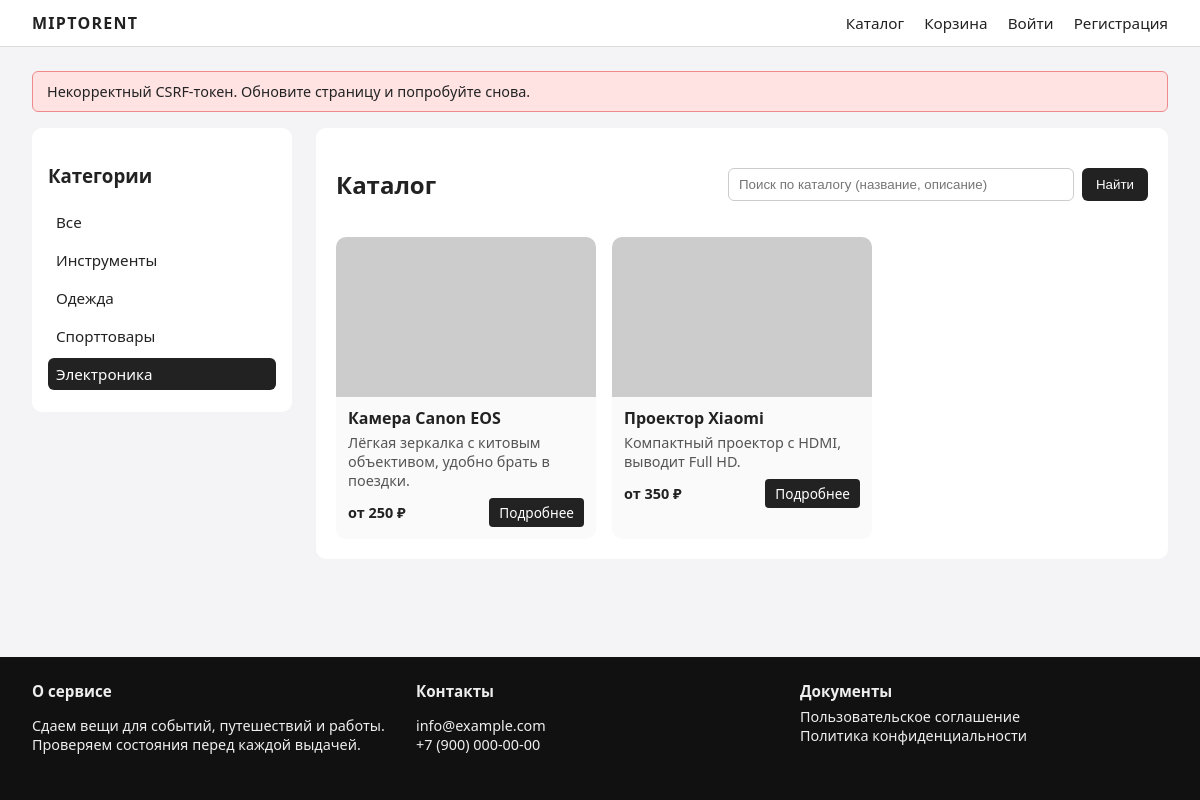
Page /catalog?category=1 (signed in) on the committed database.
### app/models.py (models this page shows)
class Category(Base):
    __tablename__ = "category"
    id = Column(Integer, primary_key=True)
    name = Column(String(120), unique=True, nullable=False)
    items = relationship("Item", backref="category", lazy="joined")

class Item(Base):
    __tablename__ = "item"
    id = Column(Integer, primary_key=True)
    name = Column(String(255), nullable=False)
    price_per_hour = Column(Integer, nullable=False, default=0)
    price_per_3h = Column(Integer, nullable=False, default=0)
    price_per_day = Column(Integer, nullable=False, default=0)
    price_per_week = Column(Integer, nullable=False, default=0)
    short_description = Column(Text, nullable=False)
    description = Column(Text, nullable=False)
    category_id = Column(Integer, ForeignKey("category.id"), nullable=False)
    images = relationship("ItemImage", backref="item", lazy="joined")
    orders = relationship("Order", backref="item", lazy="joined")

### app/routes/public.py (the view)
@router.get("/catalog", name="index")
async def index(request: Request, q: str = "", category: str = "", db: Session = Depends(get_db)):
    user = get_current_user(request, db)
    q_norm = q.strip().lower()
    categories = db.query(Category).order_by(Category.name).all()
    items_query = db.query(Item)
    if category:
        items_query = items_query.filter(Item.category_id == int(category))
    if q_norm:
        words = [w for w in q_norm.split() if w]
        for w in words:
            like = f"%{w}%"
            items_query = items_query.filter(
                or_(
                    Item.name.ilike(like),
                    Item.short_description.ilike(like),
                    Item.description.ilike(like),
                )
            )
    items = items_query.all()
    return await render(
        request,
        "index.html",
        {
            "request": request,
            "items": items,
            "q": q_norm,
            "category_id": int(category) if category else None,
            "categories": categories,
            "current_user": user,
        },
    )

### templates/index.html (shortened to what this page needs)
{% extends "base.html" %}
{% block content %}
<div class="layout-two-columns">
    <aside class="sidebar">
        <h3>Категории</h3>
        <ul class="category-list">
            <li>
                <a href="{{ request.url_for('index') }}" class="{{ '' if category_id else 'active' }}">Все</a>
            </li>
            {% for c in categories %}
                <li>
                    <a href="{{ request.url_for('index') ~ '?category=' ~ c.id }}" class="{{ 'active' if category_id == c.id else '' }}">{{ c.name }}</a>
                </li>
            {% endfor %}
        </ul>
    </aside>
    <section class="catalog-area">
        <div class="catalog-header">
            <h1>Каталог</h1>
            <form method="get" action="{{ request.url_for('index') }}" class="search-form">
                <input type="text" name="q" placeholder="Поиск по каталогу (название, описание)" value="{{ q }}">
                <button type="submit">Найти</button>
            </form>
        </div>
        {% if items %}
            <div class="catalog-grid">
                {% for item in items %}
                    <article class="catalog-card">
                        <a href="{{ request.url_for('item_detail', item_id=item.id) }}" class="card-image">
                            <img src="{{ item.images[0].url if item.images else 'https://placehold.co/600x400?text=Нет+фото' }}" alt="{{ item.name }}">
                        </a>
                        <div class="card-body">
                            <h2 class="card-title">
                                <a href="{{ request.url_for('item_detail', item_id=item.id) }}">{{ item.name }}</a>
                            </h2>
                            <p class="card-text">{{ item.short_description }}</p>
                            <div class="card-meta">
                                {% set tier_prices = [item.price_per_hour, item.price_per_3h, item.price_per_day, item.price_per_week] | select('gt', 0) | list %}
                                {% set min_price = tier_prices|min if tier_prices else 0 %}
                                <span class="price">
                                    {% if tier_prices %}от {{ min_price }} ₽{% else %}Цена не указана{% endif %}
                                </span>
                                <a href="{{ request.url_for('item_detail', item_id=item.id) }}" class="btn-small">Подробнее</a>
                            </div>
                        </div>
                    </article>
                {% endfor %}
            </div>
        {% else %}
            <p>Ничего не найдено. Попробуйте изменить запрос или выбрать другую категорию.</p>
        {% endif %}
    </section>
</div>
{% endblock %}

### static/css/style.css (style rules this page uses)
* { box-sizing: border-box; }
html, body { height: 100%; }
body { margin: 0; font-family: system-ui, -apple-system, BlinkMacSystemFont, "Segoe UI", sans-serif; background: #f4f4f6; color: #222; display: flex; flex-direction: column; }
a { color: inherit; text-decoration: none; }
.layout-two-columns { display: grid; grid-template-columns: 260px minmax(0, 1fr); gap: 24px; }
.sidebar { background: #ffffff; border-radius: 10px; padding: 16px; align-self: start; }
.category-list { list-style: none; padding: 0; margin: 8px 0 0; }
.category-list li { margin-bottom: 6px; }
.category-list a { display: block; padding: 6px 8px; border-radius: 6px; font-size: 0.95rem; }
.category-list a.active { background: #222; color: #fff; }
.catalog-area { background: #ffffff; border-radius: 10px; padding: 20px; }
.catalog-header { display: flex; justify-content: space-between; align-items: center; gap: 16px; margin-bottom: 16px; }
.search-form { display: flex; gap: 8px; width: 100%; max-width: 420px; }
.search-form input[type="text"] { flex: 1; padding: 8px 10px; border-radius: 6px; border: 1px solid #ccc; }
.search-form button { padding: 8px 14px; border-radius: 6px; border: none; background: #222; color: #fff; cursor: pointer; }
.catalog-grid { display: grid; grid-template-columns: repeat(auto-fill, minmax(220px, 1fr)); gap: 16px; }
.catalog-card { background: #fafafa; border-radius: 10px; overflow: hidden; display: flex; flex-direction: column; }
.catalog-card img { width: 100%; height: 160px; object-fit: cover; display: block; }
.card-body { padding: 10px 12px 12px; }
.card-title { margin: 0 0 4px; font-size: 1rem; }
.card-text { margin: 0 0 8px; font-size: 0.9rem; color: #555; }
.card-meta { display: flex; justify-content: space-between; align-items: center; font-size: 0.9rem; }
.price { font-weight: 600; }
.btn-small { padding: 5px 10px; background: #222; color: #fff; border-radius: 4px; font-size: 0.85rem; }

### rows in the picture
Category: name "Инструменты"
Category: name "Одежда"
Category: name "Спорттовары"
Category: name "Электроника"
Item: name "Камера Canon EOS", short_description "Лёгкая зеркалка с китовым объективом, удобно брать в поездки.", price_per_3h "250"
Item: name "Проектор Xiaomi", short_description "Компактный проектор с HDMI, выводит Full HD.", price_per_3h "350"

### other values in the picture
{{ msg }} "Некорректный CSRF-токен. Обновите страницу и попробуйте снова."
